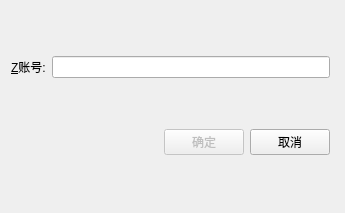
<?xml version="1.0" encoding="UTF-8"?>
<ui version="4.0">
 <class>Dialog</class>
 <widget class="QDialog" name="Dialog">
  <property name="geometry">
   <rect>
    <x>0</x>
    <y>0</y>
    <width>345</width>
    <height>213</height>
   </rect>
  </property>
  <property name="windowTitle">
   <string>Dialog</string>
  </property>
  <widget class="QWidget" name="">
   <property name="geometry">
    <rect>
     <x>0</x>
     <y>0</y>
     <width>341</width>
     <height>211</height>
    </rect>
   </property>
   <layout class="QVBoxLayout" name="verticalLayout">
    <item>
     <layout class="QHBoxLayout" name="horizontalLayout">
      <item>
       <widget class="QLabel" name="label_ps">
        <property name="text">
         <string>&amp;Z账号:</string>
        </property>
        <property name="buddy">
         <cstring>lineEdit</cstring>
        </property>
       </widget>
      </item>
      <item>
       <widget class="QLineEdit" name="lineEdit"/>
      </item>
     </layout>
    </item>
    <item>
     <layout class="QHBoxLayout" name="horizontalLayout_2">
      <item>
       <spacer name="horizontalSpacer">
        <property name="orientation">
         <enum>Qt::Horizontal</enum>
        </property>
        <property name="sizeHint" stdset="0">
         <size>
          <width>40</width>
          <height>20</height>
         </size>
        </property>
       </spacer>
      </item>
      <item>
       <widget class="QPushButton" name="pushButton_ok">
        <property name="enabled">
         <bool>false</bool>
        </property>
        <property name="text">
         <string>确定</string>
        </property>
        <property name="default">
         <bool>true</bool>
        </property>
       </widget>
      </item>
      <item>
       <widget class="QPushButton" name="pushButton_cancel">
        <property name="text">
         <string>取消</string>
        </property>
       </widget>
      </item>
     </layout>
    </item>
   </layout>
  </widget>
 </widget>
 <layoutdefault spacing="6" margin="11"/>
 <tabstops>
  <tabstop>pushButton_cancel</tabstop>
  <tabstop>pushButton_ok</tabstop>
  <tabstop>lineEdit</tabstop>
 </tabstops>
 <resources/>
 <connections/>
</ui>
